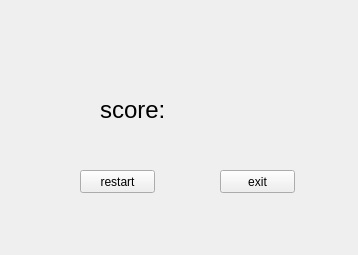
<?xml version="1.0" encoding="UTF-8"?>
<ui version="4.0">
 <class>Form</class>
 <widget class="QWidget" name="Form">
  <property name="geometry">
   <rect>
    <x>0</x>
    <y>0</y>
    <width>358</width>
    <height>255</height>
   </rect>
  </property>
  <property name="windowTitle">
   <string>Form</string>
  </property>
  <widget class="QLabel" name="label">
   <property name="geometry">
    <rect>
     <x>100</x>
     <y>80</y>
     <width>91</width>
     <height>61</height>
    </rect>
   </property>
   <property name="text">
    <string>&lt;html&gt;&lt;head/&gt;&lt;body&gt;&lt;p&gt;&lt;span style=&quot; font-size:18pt;&quot;&gt;score:&lt;/span&gt;&lt;/p&gt;&lt;/body&gt;&lt;/html&gt;</string>
   </property>
  </widget>
  <widget class="QPushButton" name="pushButton">
   <property name="geometry">
    <rect>
     <x>80</x>
     <y>170</y>
     <width>75</width>
     <height>23</height>
    </rect>
   </property>
   <property name="text">
    <string>restart</string>
   </property>
  </widget>
  <widget class="QPushButton" name="pushButton_2">
   <property name="geometry">
    <rect>
     <x>220</x>
     <y>170</y>
     <width>75</width>
     <height>23</height>
    </rect>
   </property>
   <property name="text">
    <string>exit</string>
   </property>
  </widget>
  <widget class="QLabel" name="label_2">
   <property name="geometry">
    <rect>
     <x>180</x>
     <y>80</y>
     <width>91</width>
     <height>51</height>
    </rect>
   </property>
   <property name="font">
    <font>
     <family>Agency FB</family>
     <pointsize>28</pointsize>
    </font>
   </property>
   <property name="text">
    <string/>
   </property>
  </widget>
 </widget>
 <resources/>
 <connections/>
</ui>
